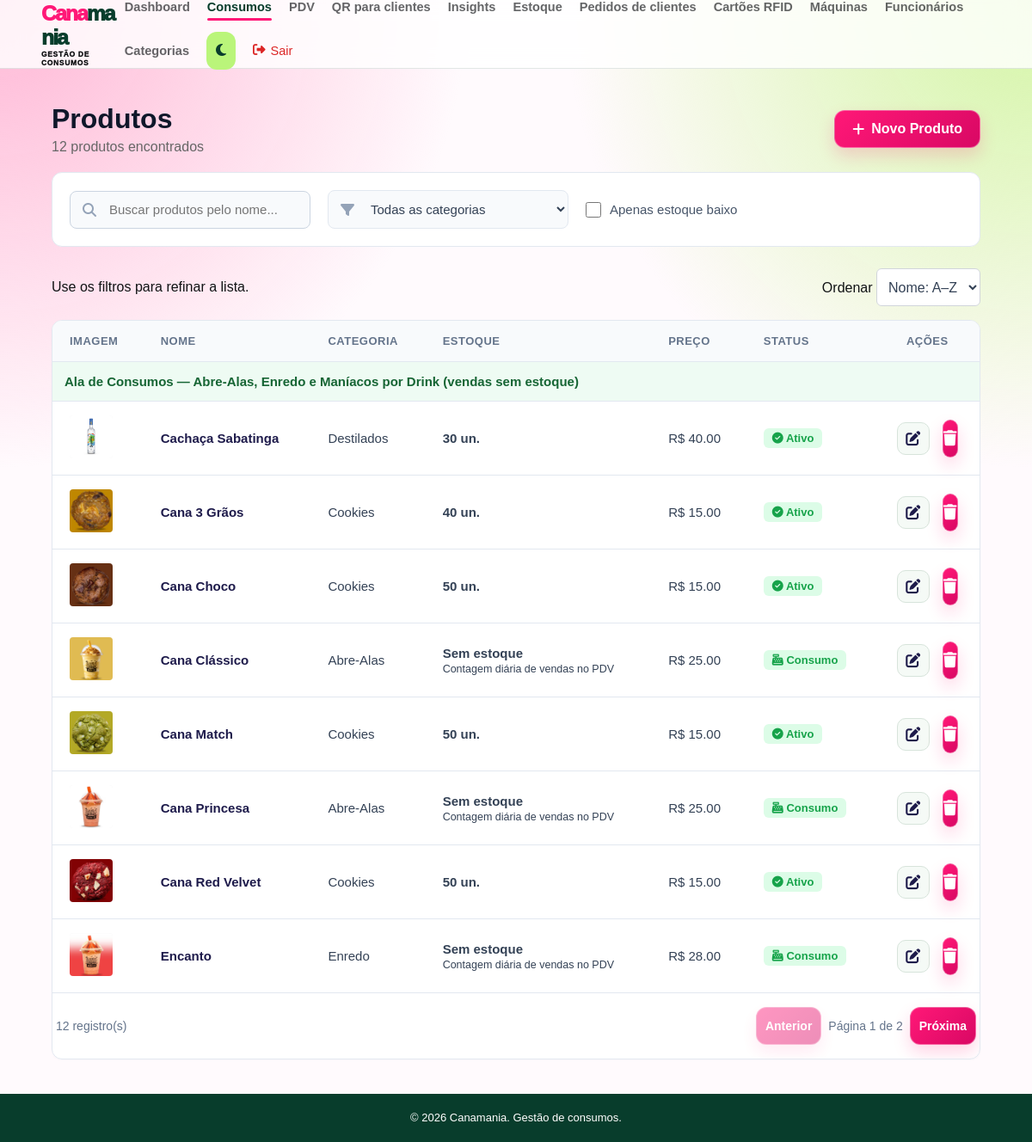
The page /produtos/ (signed in) on the database its author committed.
### app/models/produtos.py (models this page shows, shortened)
class Produto(Base):
    __tablename__ = "produtos"
    id = Column(Integer, primary_key=True, index=True)
    nome = Column(String(200), unique=True, index=True)
    preco = Column(Float)
    estoque_atual = Column(Integer, nullable=False, default=0)
    possui_variacoes_tamanho = Column(Boolean, nullable=False, default=False, server_default="false")
    ativo = Column(Boolean, default=True)
    imagem_path = Column(String(255), nullable=True)
    categoria_id = Column(Integer, ForeignKey("categorias.id", ondelete="SET NULL"), nullable=True)
    categoria = relationship("Categoria", back_populates="produtos")
    estoques_tamanho = relationship(
        "EstoqueTamanho", back_populates="produto", cascade="all, delete-orphan"
    )
    estoques_variacoes = relationship(
        "EstoqueVariacao", back_populates="produto", cascade="all, delete-orphan"
    )

### app/models/categoria.py (models this page shows)
class Categoria(Base):
    __tablename__ = "categorias"
    id = Column(Integer, primary_key=True, index=True)
    nome = Column(String(100), unique=True, index=True, nullable=False)
    ativo = Column(Boolean, default=True)
    descricao = Column(String(255), nullable=True)
    produtos = relationship("Produto", back_populates="categoria", lazy="select")

### app/controllers/produto_controller.py (the view)
@router.get("/")
def listar_produtos(
    request: Request,
    busca: str = "",
    categoria_id: int = 0,
    estoque_baixo: bool = False,
    pagina: int = 1,
    por_pagina: int = 10,
    db: Session = Depends(get_db),
    usuario = Depends(get_usuario_logado)
):
    query = db.query(Produto).filter(Produto.ativo == True)
    if busca:
        query = query.filter(Produto.nome.ilike(f"%{busca}%"))
    if categoria_id:
        query = query.filter(Produto.categoria_id == categoria_id)
    if estoque_baixo:
        query = query.filter(condicao_estoque_baixo())
    total_produtos = query.count()
    produtos = (
        query.options(
            selectinload(Produto.estoques_variacoes).selectinload(EstoqueVariacao.tamanho)
        )
        .order_by(Produto.nome)
        .all()
    )
    categorias  = db.query(Categoria).filter(Categoria.ativo == True).all()
    produtos_estoque = [produto for produto in produtos if not produto.eh_consumo]
    produtos_consumo = [produto for produto in produtos if produto.eh_consumo]
    return templates.TemplateResponse(
        request,
        "produtos/index.html",
        {
            "request":      request,
            "usuario":      usuario,
            "produtos":     produtos,
            "produtos_estoque": produtos_estoque,
            "produtos_consumo": produtos_consumo,
            "categorias":   categorias,
            "busca":        busca,
            "categoria_id": categoria_id,
            "estoque_baixo": estoque_baixo,
            "total_produtos": total_produtos
        }
    )

### app/templates/produtos/index.html (shortened to what this page needs)
<!DOCTYPE html>
<html lang="pt-br">
<head>
    <link class="cdn" rel="stylesheet" href="/static/css/produtos.css?v=3">
    <link rel="stylesheet" href="/static/css/listagem.css">
    <link rel="stylesheet" href="/static/css/confirmacao.css">
    <link class="cdn" rel="stylesheet" href="https://cdnjs.cloudflare.com/ajax/libs/font-awesome/6.5.2/css/all.min.css">
</head>
<body>
    {% include "partials/navbar.html" %}
    <div class="produtos-container-main">
        <div class="header-produtos"
            style="display: flex; justify-content: space-between; align-items: center; width: 100%; margin-bottom: 20px;">
            <div>
                <h1 style="margin: 0; padding: 0;">Produtos</h1>
                <p id="contador-produtos" style="margin: 5px 0 0 0; color: #666;">{{ produtos|length }} produtos
                    encontrados</p>
            </div>
            {% if usuario and (usuario.is_admin or usuario.role == "admin") %}
            <a href="/produtos/novo" class="btn-novo-produto"
                style="padding: 10px 20px; background-color: #1e1b4b; color: white; border: none; border-radius: 6px; cursor: pointer; font-weight: bold; display: inline-flex; align-items: center; gap: 8px; transition: background 0.2s; text-decoration: none;">
                <i class="fa-solid fa-plus"></i> Novo Produto
            </a>
            {% endif %}
        </div>
        <form method="GET" action="/produtos/" class="filtros-container" id="form-filtros">
            <div class="busca-wrapper">
                <input type="text" id="input-busca" name="busca" value="{{ busca }}" placeholder="Buscar produtos pelo nome...">
            </div>
            <div class="select-wrapper">
                <select id="select-categoria" name="categoria_id">
                    <option value="0">Todas as categorias</option>
                </select>
            </div>
            <label class="checkbox-wrapper">
                <input type="checkbox" id="check-estoque-baixo" name="estoque_baixo" value="1" {% if estoque_baixo %}checked{% endif %}>
                <span>Apenas estoque baixo</span>
            </label>
        </form>
        <div class="listagem-acoes"><span>Use os filtros para refinar a lista.</span><label>Ordenar <select id="ordem-produtos" class="listagem-ordem"><option value="asc">Nome: A–Z</option><option value="desc">Nome: Z–A</option></select></label></div>
        <div class="tabela-container">
            <table class="tabela-produtos" data-listagem data-busca="#input-busca" data-ordem="#ordem-produtos" data-ordem-coluna="1" data-por-pagina="8">
                <thead>
                    <tr>
                        <th>IMAGEM</th>
                        <th>NOME</th>
                        <th>CATEGORIA</th>
                        <th>ESTOQUE</th>
                        <th>PREÇO</th>
                        <th>STATUS</th>
                        <th style="text-align: center;">AÇÕES</th>
                    </tr>
                </thead>
                <tbody id="corpo-tabela">
                    {% for produto in produtos_estoque + produtos_consumo %}
                    {% if loop.index == (produtos_estoque|length) + 1 %}
                    <tr><td colspan="7" style="background:#eefbf3; color:#166534; font-weight:800; padding:14px;">Ala de Consumos — Abre-Alas, Enredo e Maníacos por Drink (vendas sem estoque)</td></tr>
                    {% endif %}
                    {% set possui_preview_variacoes = produto.possui_variacoes_tamanho and produto.estoques_variacoes %}
                    <tr{% if possui_preview_variacoes %} class="produto-com-variacoes" data-produto-variacoes{% endif %}>
                        <td>
                            <img src="{{ produto.imagem_url }}" alt="{{ produto.nome }}" class="produto-thumb"
                                loading="lazy" style="width: 50px; height: 50px; object-fit: cover; border-radius: 4px;"
                                onerror="this.onerror=null; this.src='/static/img/produto_padrao.png';">
                        </td>
                        <td>
                            <a href="/produtos/{{ produto.id }}" class="produto-nome-link">
                                {{ produto.nome }}
                            </a>
                        </td>
                        <td>{{ produto.categoria.nome if produto.categoria else 'Sem categoria' }}</td>
                        <td>
                            {% if produto.eh_consumo %}
                            <strong>Sem estoque</strong><br><small>Contagem diária de vendas no PDV</small>
                            {% else %}
                            <strong>{{ produto.estoque_atual }} un.</strong>
                            {% endif %}
                        </td>
                        <td>R$ {{ "%.2f"|format(produto.preco_exibicao) }}</td>
                        <td>
                            {% if produto.eh_consumo %}
                                <span class="badge-status ativo"><i class="fa-solid fa-cash-register" aria-hidden="true"></i> Consumo</span>
                                {% else %}
                                <span class="badge-status ativo"><i class="fa-solid fa-circle-check" aria-hidden="true"></i> Ativo</span>
                                {% endif %}
                        </td>
                        <td style="text-align: center;">
                            <div style="display: inline-flex; align-items: center; justify-content: center; gap: 15px;">
                                {% if usuario and (usuario.is_admin or usuario.role == "admin") %}
                                <a href="/produtos/{{ produto.id }}/editar" class="produto-editar-link" aria-label="Editar {{ produto.nome }}">
                                    <i class="fa-solid fa-pen-to-square" title="Editar Produto"></i>
                                </a>
                                <form action="/produtos/{{ produto.id }}/desativar" method="POST"
                                    data-confirmacao data-titulo="Desativar produto?"
                                    data-mensagem="{{ produto.nome }} deixará de aparecer nas vendas e na lista de produtos ativos."
                                    data-confirmar="Desativar produto"
                                    style="margin: 0; padding: 0; display: inline-flex; align-items: center;">
                                    <button type="submit"
                                        style="background: none; border: none; color: red; cursor: pointer; font-size: 18px; padding: 0; display: inline-flex; align-items: center;">
                                        <i class="fa-solid fa-trash" title="Desativar Produto"></i>
                                    </button>
                                </form>
                                {% else %}
                                <span style="color: #9ca3af; font-size: 0.9em; font-style: italic;">Sem permissão</span>
                                {% endif %}
                            </div>
                        </td>
                    </tr>
                    {% else %}
                    <tr>
                        <td colspan="7" style="text-align: center; color: #666; padding: 20px;">Nenhum produto
                            cadastrado.</td>
                    </tr>
                    {% endfor %}
                </tbody>
            </table>
        </div>
    </div>
    <footer class="main-footer"><p>&copy; 2026 Canamania. Gestão de consumos.</p></footer>
</body>
</html>

### app/static/css/produtos.css (style rules this page uses)
* { margin: 0; padding: 0; box-sizing: border-box; }
body { font-family: Arial, sans-serif; min-height: 100vh; display: flex; flex-direction: column; background-color: #f8fafc; }
.produtos-container-main { flex: 1; padding: 40px 60px; max-width: 1600px; width: 100%; margin: 0 auto; }
.header-produtos h1 { font-size: 32px; color: #0f172a; font-weight: 700; }
.btn-novo-produto { transition: background-color 0.2s, transform 0.1s !important; }
.filtros-container { background: white; padding: 20px; border-radius: 12px; display: flex; align-items: center; gap: 20px; border: 1px solid #e2e8f0; margin-bottom: 25px; flex-wrap: wrap; }
.busca-wrapper, .select-wrapper { position: relative; display: flex; align-items: center; }
.filtros-container input[type="text"], .filtros-container select { padding: 12px 15px 12px 45px; border: 1px solid #e2e8f0; border-radius: 8px; font-size: 15px; color: #334155; width: 280px; outline: none; background-color: #f8fafc; transition: border-color 0.2s, box-shadow 0.2s; }
.checkbox-wrapper { display: flex; align-items: center; gap: 10px; cursor: pointer; font-size: 15px; color: #475569; user-select: none; }
.checkbox-wrapper input { width: 18px; height: 18px; cursor: pointer; }
.tabela-container { background: white; border-radius: 12px; overflow: hidden; border: 1px solid #e2e8f0; box-shadow: 0 1px 3px rgba(0,0,0,0.02); }
.tabela-produtos { width: 100%; border-collapse: collapse; text-align: left; font-size: 15px; }
.tabela-produtos th { background-color: #f8fafc; color: #64748b; font-weight: bold; padding: 16px 20px; font-size: 13px; letter-spacing: 0.5px; border-bottom: 1px solid #e2e8f0; text-transform: uppercase; }
.tabela-produtos td { padding: 16px 20px; border-bottom: 1px solid #e2e8f0; color: #334155; vertical-align: middle; }
.tabela-produtos td a { color: #1e1b4b; text-decoration: none; font-weight: bold; transition: color 0.2s; }
.produto-thumb { width: 50px; height: 50px; object-fit: cover; border-radius: 6px; background-color: #f3f4f6; }
.badge-status { display: inline-block; padding: 4px 10px; border-radius: 6px; font-size: 13px; font-weight: bold; }
.badge-status.ativo { background-color: #dcfce7; color: #16a34a; }
.main-footer { width: 100%; background-color: #1e1b4b; padding: 20px; text-align: center; color: #ffffff; font-size: 13px; margin-top: auto; }
.produto-nome-link { color: #083d2c; text-decoration: none; font-weight: 800; transition: color .16s; }
.produto-editar-link { display: inline-flex; width: 38px; height: 38px; align-items: center; justify-content: center; border: 1px solid #d7e4db; border-radius: 10px; background: #f5faf6; color: #083d2c; font-size: 17px; text-decoration: none; transition: transform .16s, background .16s, color .16s; }

### app/static/css/listagem.css (style rules this page uses)
.listagem-acoes { display:flex;align-items:center;justify-content:space-between;gap:12px;flex-wrap:wrap;margin:0 0 16px }
.listagem-ordem { border:1px solid #d1d5db;border-radius:6px;padding:9px;background:#fff;color:#334155 }

### app/static/css/footer.css (style rules this page uses)
.main-footer { width: 100%; flex: 0 0 auto; margin-top: auto; padding: 18px 24px; background: #083d2c; color: #fff; text-align: center; font: 13px/1.5 Arial, sans-serif; }
.main-footer p { margin: 0; color: inherit; }

### app/static/css/ui.css (style rules this page uses)
:root { --page-padding-block: 40px; --page-padding-inline: 60px; --control-height: 44px; --control-radius: 8px; --control-border: #cbd5e1; --focus-ring: rgba(9, 20, 92, .18); }
.dashboard, .produtos-container-main, .clientes-container, .vendas-container-main, .main-content, .armarios-page { width: 100% !important; max-width: 1600px !important; margin: 0 auto; padding: var(--page-padding-block) var(--page-padding-inline) !important; }
button, .btn-primary, .btn-secondary, .btn-create, .btn-novo-produto, .btn-nova-venda, .btn-finalizar-dia, .btn-submit, .btn-cancel, .btn-acao, .btn-edit, .btn-toggle, .btn-primario, .btn-secundario, .btn-add-carrinho-pdv, .btn-salvar-venda-final, .btn-voltar-historico { min-height: var(--control-height); border-radius: var(--control-radius); transition: background-color .2s ease, border-color .2s ease, box-shadow .2s ease, transform .2s ease; }
input:not([type="checkbox"]):not([type="radio"]), select, textarea { min-height: var(--control-height); border-color: var(--control-border); border-radius: var(--control-radius); transition: border-color .2s ease, box-shadow .2s ease; }

### rows shown on the page
Produto: imagem_url (picture), nome "Cachaça Sabatinga", categoria "Destilados", estoque_atual "30", preco_exibicao "40.00", shows "Ativo"
Produto: imagem_url (picture), nome "Cana 3 Grãos", categoria "Cookies", estoque_atual "40", preco_exibicao "15.00", shows "Ativo"
Produto: imagem_url (picture), nome "Cana Choco", categoria "Cookies", estoque_atual "50", preco_exibicao "15.00", shows "Ativo"
Produto: imagem_url (picture), nome "Cana Match", categoria "Cookies", estoque_atual "50", preco_exibicao "15.00", shows "Ativo"
Produto: imagem_url (picture), nome "Cana Red Velvet", categoria "Cookies", estoque_atual "50", preco_exibicao "15.00", shows "Ativo"
Produto: shows "Ala de Consumos — Abre-Alas, Enredo e Maníacos por Drink (vendas sem estoque)", imagem_url (picture), nome "Cana Clássico", categoria "Abre-Alas", shows "Sem estoque", preco_exibicao "25.00"
Produto: imagem_url (picture), nome "Cana Princesa", categoria "Abre-Alas", shows "Sem estoque", preco_exibicao "25.00", shows "Consumo"
Produto: imagem_url (picture), nome "Encanto", categoria "Enredo", shows "Sem estoque", preco_exibicao "28.00", shows "Consumo"

### other values the page prints
{{ produtos|length }} "12"
